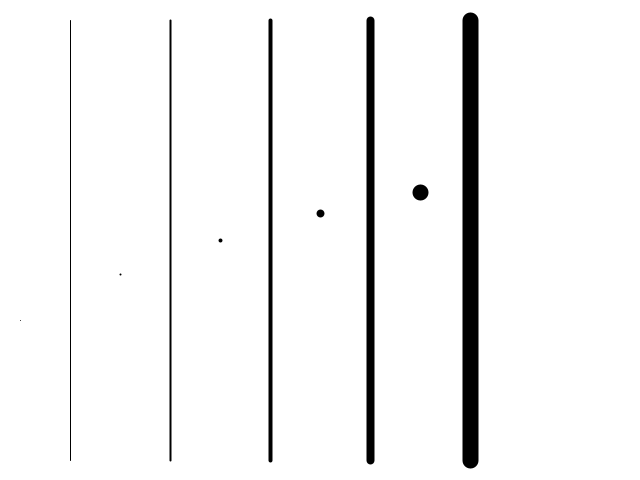
Frame 1 (no input)
Frame 60 (the mouse pressed at the canvas centre just before this capture): identical to frame 1, image omitted
Frame 120 (the mouse held since frame 60 and released just before this capture): identical to frame 1, image omitted

The Processing sketch that drew this single still picture (run headless with seeded random() and noise(); from frame 60 on, the mouse is pressed at the canvas centre):

// Processing sketch: sketch_01_coordinate_system
// ── sketch_01_coordinate_system.pde
void setup()
{
  size( 640, 480 );
  smooth();
}

void draw()
{
  background( 255 );
  
  strokeWeight( 1 );
  point( 20, height / 1.5 );
  line( 70, 20, 70, height - 20);
  
  strokeWeight( 2 );
  point( 120, height / 1.75 );
  line( 170, 20, 170, height - 20);
  
  strokeWeight( 4 );
  point( 220, height / 2 );
  line( 270, 20, 270, height - 20);
  
  strokeWeight( 8 );
  point( 320, height / 2.25 );
  line( 370, 20, 370, height - 20);
  
  strokeWeight( 16 );
  point( 420, height / 2.5 );
  line( 470, 20, 470, height - 20);
}
